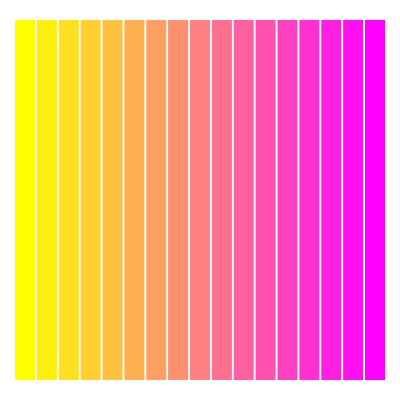
Frame 1 (no input)
Frame 60 (the mouse pressed at the canvas centre just before this capture): identical to frame 1, image omitted
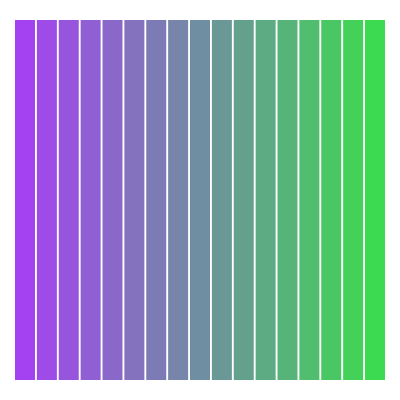
Frame 120 (the mouse held since frame 60 and released just before this capture)

The Processing sketch that drew these frames (run headless with seeded random() and noise(); from frame 60 on, the mouse is pressed at the canvas centre):

// Processing sketch: color_bar_gradient_java
// ── color_bar_gradient_java.pde
// Color Bar Gradient

/*
Using iteration, generate a gradient that interpolates 
from one fill color to another across exactly 17 rectangles. 
You may find it helpful to learn about your environment’s lerp() 
function. Implement some code that randomizes the two end-colors 
whenever the user clicks the mouse.
*/

int nRectangles = 17; 
color colorA = color(255, 255, 0);
color colorB = color(255, 0, 255);

void setup() {
  size(400, 400);
}


void draw() {
  background(255);
  rectMode(CENTER); 
  noStroke(); 
  
  for (int i=0; i<nRectangles; i=i+1) {
    //finds the different color values for each rectangle in order to create an even gradient
    float fraction = float(i)/(nRectangles-1);
    color aBarColor = lerpColor(colorA, colorB, fraction);
    float barX = map(i, 0,nRectangles-1, 25,width-25); 
    
    //changes fill to the proper color and draws rectangle
    fill(aBarColor);
    rect(barX, height/2, height*.05, height*.9);
  }
}

void mousePressed() {
  //changes colors when mouse is pressed
  colorA = color(random(0, 255), random(0, 255), random(0, 255));
  colorB = color(random(0, 255), random(0, 255), random(0, 255));
}

void keyPressed(){
  if (key == 's'){
    save("../color_bar_gradient.png");
  }
}
